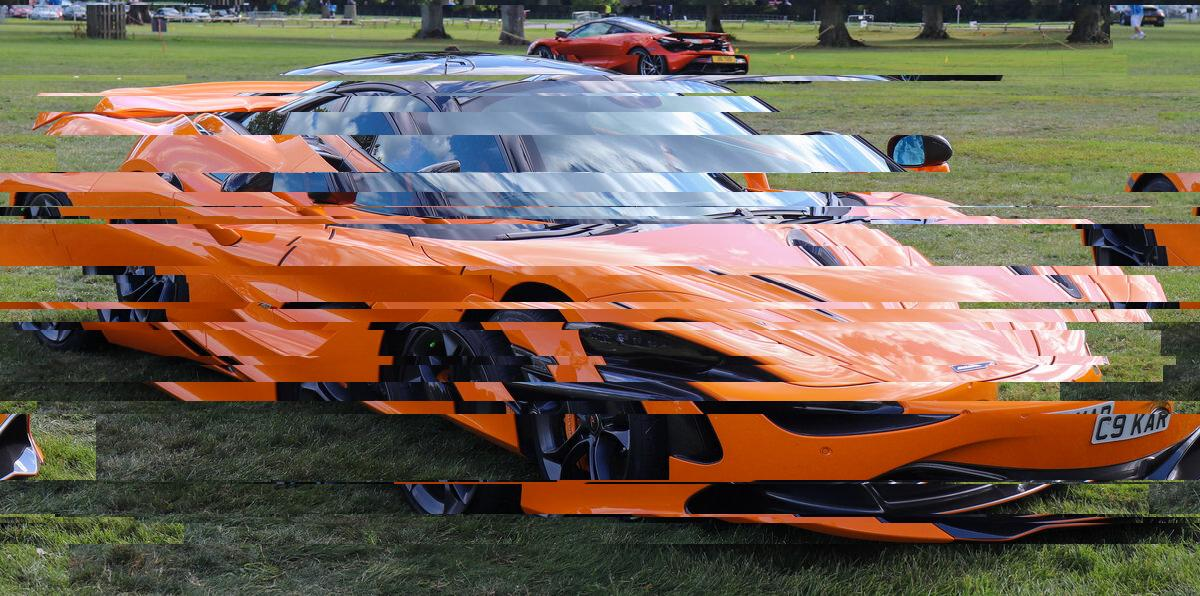
#> input picture patches/scan-glitch/example.jpg, 1200 x 596 px
$ python scan-glitch.py example.jpg
#> lines starting #> are read from the running program, lines starting #| are printed output that depends on the picture
#> in main, img is the input picture: PIL image 1200x596 RGB; mean R, G, B 118.5, 100.4, 84.1
#!/usr/bin/env python3
"""Apply a scan-glitch effect by shifting random horizontal slices."""

import argparse
import os
import sys

import numpy as np
from PIL import Image


def glitch(image: Image.Image, severity: int, rng: np.random.Generator) -> Image.Image:
    """Divide image into random horizontal slices and shift them."""
#> called with severity = 8
    pixels = np.array(image)
    h, w, _ = pixels.shape
#> h = 596; w = 1200

    # Number of slices scales with severity (roughly 5-50 slices)
    n_slices = int(5 * severity)

    # Max horizontal shift scales with severity (roughly 2%-20% of width)
    max_shift = int(w * severity * 0.02)
#> max_shift = 192

    # Pick random split points to define slices
    splits = sorted(rng.choice(range(1, h), size=min(n_slices, h - 1), replace=False))
#> splits = 40 values from 2 to 558
    splits = [0] + list(splits) + [h]
#> splits = 42 values from 0 to 596

    result = pixels.copy()
    for i in range(len(splits) - 1):
        y0, y1 = splits[i], splits[i + 1]
        shift = int(rng.integers(-max_shift, max_shift + 1))
        if shift != 0:
            result[y0:y1] = np.roll(result[y0:y1], shift, axis=1)
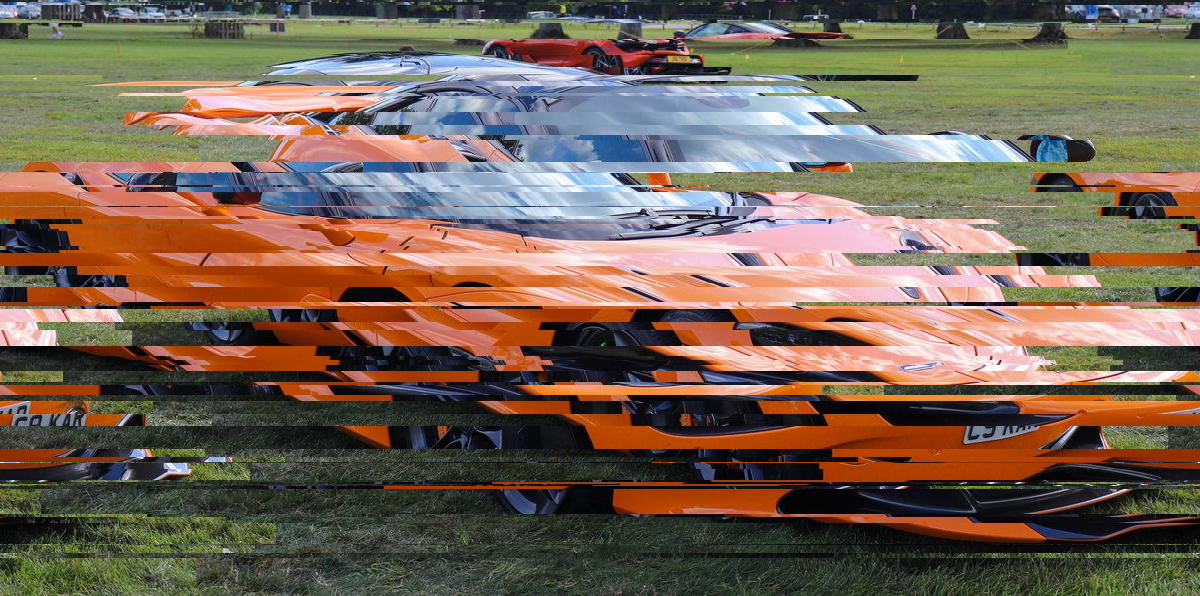
#> result: shape (596, 1200, 3); mean R, G, B 118.5, 100.4, 84.1

    return Image.fromarray(result)


def main() -> None:
    parser = argparse.ArgumentParser(prog=os.environ.get("OP_IMG_PROG"), description="Apply a scan-glitch effect to an image.")
    parser.add_argument("input", help="Input image path")
    parser.add_argument("output", nargs="?", default=None, help="Output image path")
    parser.add_argument(
        "--severity",
        type=int,
        default=8,
        choices=range(1, 11),
        metavar="N",
        help="Glitch severity 1-10 (default: 8)",
    )
    parser.add_argument("--seed", type=int, default=None, help="RNG seed for reproducible output")
    args = parser.parse_args()

    if not os.path.isfile(args.input):
        print(f"Error: file not found: {args.input}", file=sys.stderr)
        sys.exit(1)

    img = Image.open(args.input).convert("RGB")
    rng = np.random.default_rng(args.seed)

    result = glitch(img, args.severity, rng)

    if args.output:
        out_path = args.output
    else:
        base, ext = os.path.splitext(args.input)
        out_path = f"{base}-glitch{ext or '.png'}"

    result.save(out_path)
    print(
        f"Saved glitched image to {out_path} (severity={args.severity}, seed={args.seed})",
        file=sys.stderr,
    )


if __name__ == "__main__":
    main()
